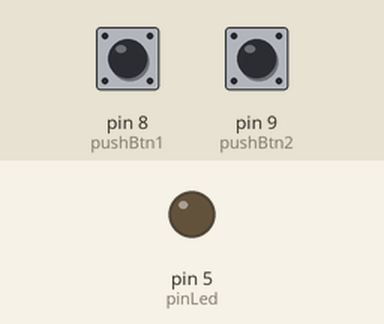
Simulated run of this sketch. Board: Arduino Uno, built with avr-gcc and run on an emulated ATmega328P. Parts: output pins drawn as LEDs (lit = HIGH). Inputs (shaded band) come from the test bench; at power-on: pin 8 (pushBtn1) HIGH, pin 9 (pushBtn2) HIGH.

Above: at 1.2 s.
1.3 s: pin 8 (pushBtn1) pulled LOW for 0.15 s
At 1.7 s:
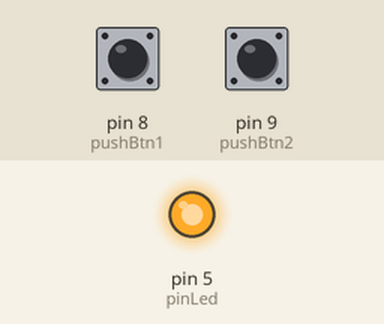
2.9 s: pin 9 (pushBtn2) pulled LOW for 0.15 s
At 4.1 s:
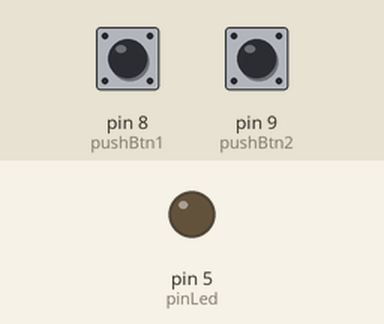
4.5 s: pin 8 (pushBtn1) pulled LOW for 1 s
At 5.4 s:
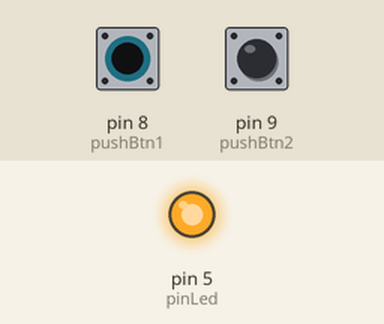
7.0 s: pin 8 (pushBtn1) driven LOW and pin 9 (pushBtn2) driven LOW
At 7.5 s:
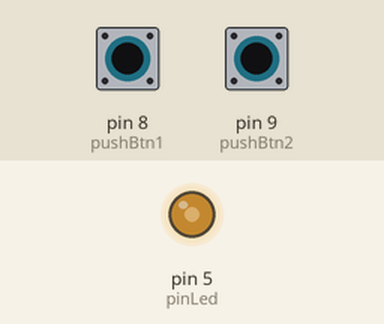
8.5 s: pin 9 (pushBtn2) driven HIGH
At 9.4 s:
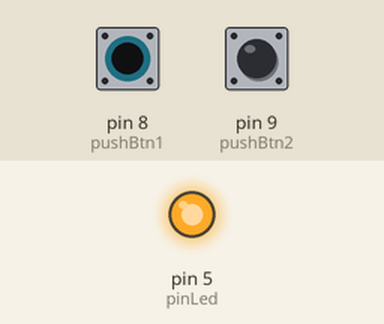
Timing chart, 0 to 11.0 s (numbered marks = the images above; inputs shaded):
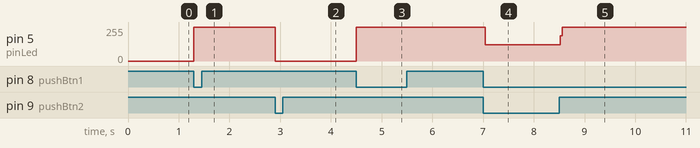

Measured:
- after the input at 1.3 s, pin 5 (pinLed): 0/255 → 255/255 at once
- after the input at 2.9 s, pin 5 (pinLed): 255/255 → 0/255 at once
- after the input at 4.5 s, pin 5 (pinLed): 0/255 → 255/255 at once
- after the input at 7.0 s, pin 5 (pinLed): 255/255 → 122/255 at once
- after the input at 8.5 s, pin 5 (pinLed): 122/255 → 255/255 at once

The sketch:

sketch_apr05a.ino
```cpp
int pinLed = 5;
int pushBtn1 = 8;
int pushBtn2 = 9;

void setup()
{
  pinMode(pinLed, OUTPUT);
  pinMode(pushBtn1, INPUT_PULLUP);
  pinMode(pushBtn2, INPUT_PULLUP);
}

void loop()
{
  if(digitalRead(pushBtn1) == LOW)
  {
    digitalWrite(pinLed, HIGH);
  }
  if(digitalRead(pushBtn2) == LOW)
  {
    digitalWrite(pinLed, LOW);
  }
}
```
